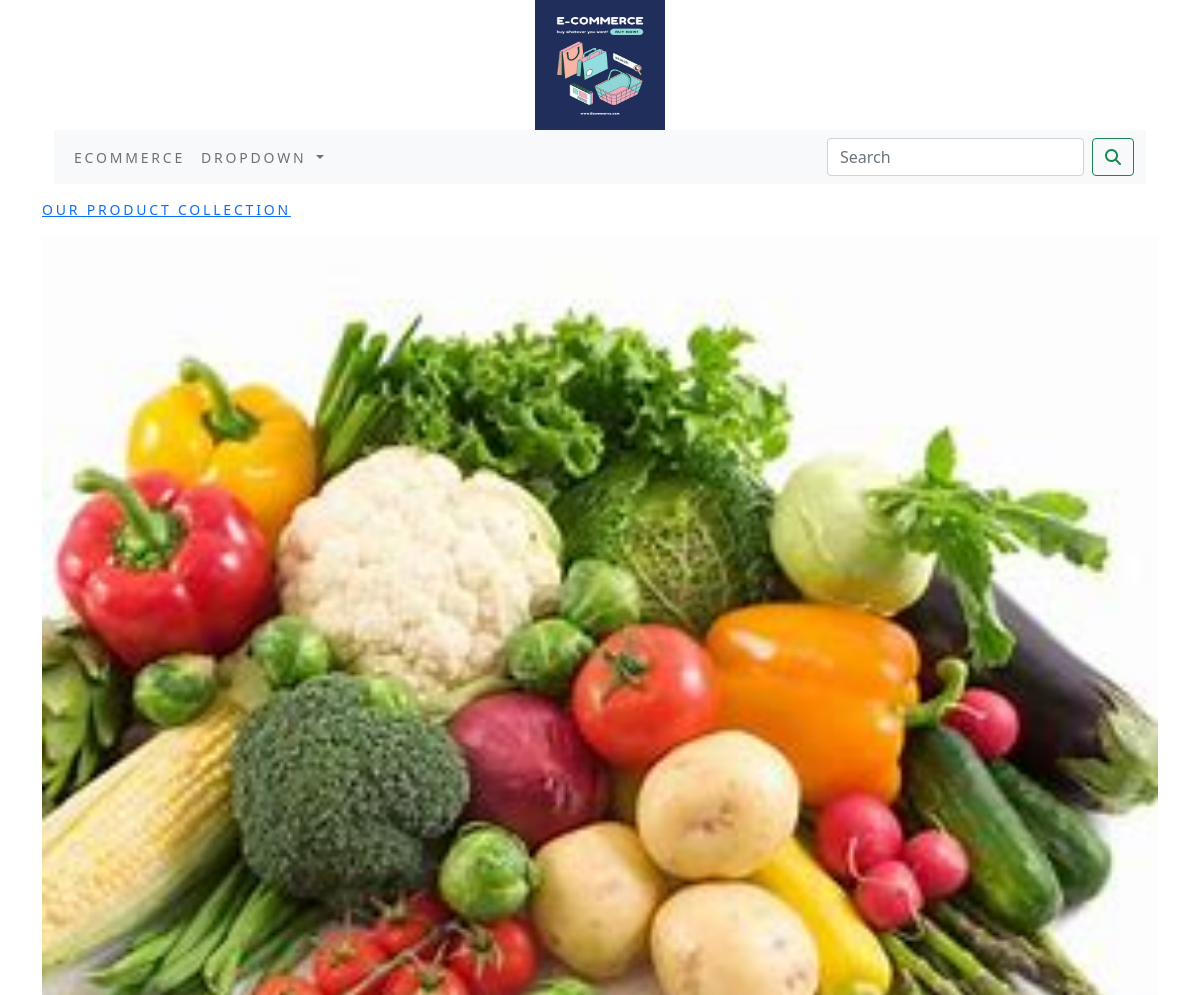
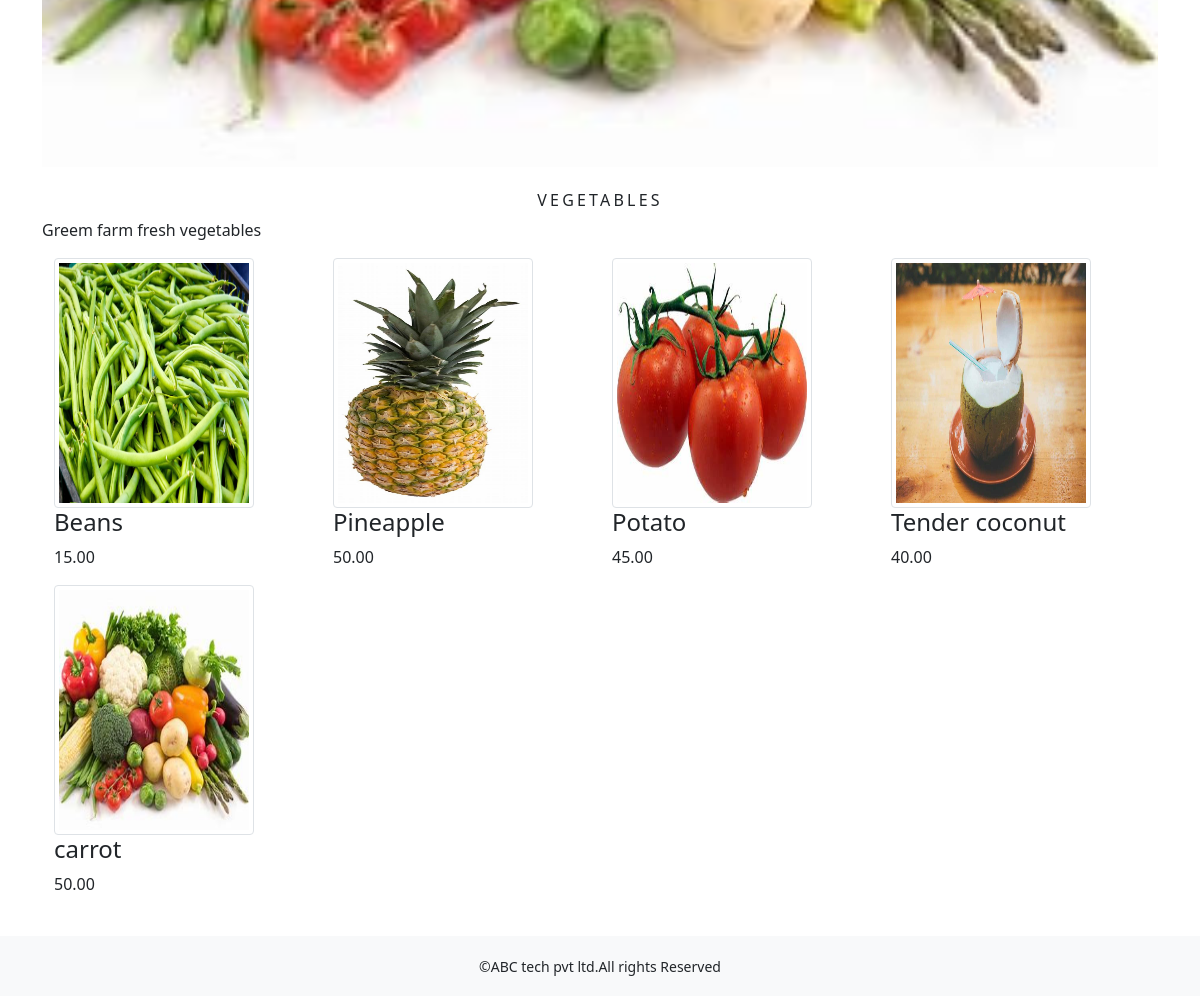
Screenshot of /shop/Vegetables/ with the database file from the repository (2 pictures, top to bottom).
### Ecommerceapp/models.py (models this page shows, shortened)
class Category(models.Model):
    name=models.CharField(max_length=250,unique=True)
    slug=models.SlugField(max_length=250,unique=True)
    description=models.TextField(blank=True)
    image=models.ImageField(upload_to='category',blank=True)
    class Meta:
        ordering=('name',)
        verbose_name='category'
        verbose_name_plural='categories'
    def get_url(self):
        return reverse('Ecommerceapp:products_by_category',args=[self.slug])

class Products(models.Model):
    name=models.CharField(max_length=250,unique=True)
    slug = models.SlugField(max_length=250, unique=True)
    description = models.TextField(blank=True)
    price = models.DecimalField(max_digits=10,decimal_places=2)
    category=models.ForeignKey(Category,on_delete=models.CASCADE)
    image = models.ImageField(upload_to='product', blank=True)
    stock=models.IntegerField()
    available=models.BooleanField(default=True)
    created=models.DateTimeField(auto_now_add=True)
    updated=models.DateTimeField(auto_now_add=True)
    def get_url(self):
        return reverse('Ecommerceapp:productCatdetail',args=[self.category.slug,self.slug])
    class Meta:
        ordering = ('name',)
        verbose_name = 'product'
        verbose_name_plural = 'products'

### Ecommerceapp/views.py (the view)
# urls.py: path('',views.allprocat,name='allprocat'),
def allprocat(request,c_slug=None):
    c_page=None
    products_list=None
    if c_slug!=None:
        c_page=get_object_or_404(Category,slug=c_slug)
        products_list=Products.objects.filter(category=c_page,available=True)
    else:
        products_list=Products.objects.all().filter(available=True)
    paginator=Paginator(products_list,8)
    try:
        page=int(request.GET.get('page','1'))
    except:
        page=1
    try:
        products=paginator.page(page)
    except(EmptyPage,InvalidPage):
        products=paginator.page(paginator.num_pages)
    return render(request,"category.html",{'category':c_page,'products':products})

### Ecommerceapp/context_processors.py (called while the page is built)
def menu_links(request):
    links=Category.objects.all()
    return dict(links=links)

### cart/context_processors.py (called while the page is built)
def counter(request):
    item_count=0
    if 'admin' in request.path:
        return {}
    else:
        try:
            cart=cart=Cart.objects.filter(cart_id=__cart_id(request))
            car_items=CartItem.objects.all().filter(cart=cart[:1])
            for cart_item in car_items:
                item_count += cart_item.quantity
        except Cart.DoesNotExist:
            item_count=0
    return dict(item_count=item_count)

### cart/views.py (called while the page is built)
def __cart_id(request):
    cart=request.session.session_key
    if not cart:
        cart=request.session.create()
    return cart

### templates/category.html (shortened to what this page needs)
{% extends 'base.html' %}
{% load static %}
{% block content %}
{% if category %}
    <div>
        <div class="row my_row_class">
            <div class="mx_auto">
                <p><a href="{% url 'Ecommerceapp:allprocat' %}" class="nav-item">Our product collection</a></p>
            </div>
        </div>
    </div>
    <div class="mx_auto">
        <img class="my_image" src="{{category.image.url}}" alt="{{category.name}}">
    </div>
    <br>
    <div>
        <h1 class="text-center my_title">{{category.name}}</h1>
        <p class="text-justify">{{category.description}}</p>
    </div>
{% endif %}
<div class="container">
<div class="row">
        {% for product in products.object_list %}
            <div class="col-md-3">
                <div>
                    <a href="{{product.get_url}}">
                        <img class="img-thumbnail" style="width:200px;height:250px;" src="{{product.image.url}}" alt="{{product.name}}"></a>
                    <div>
                        <h4>{{product.name}}</h4>
                        <p>{{product.price}}</p>
                    </div>
                </div>
                </div>
        {% endfor %}
</div>
    <br>
</div>
{% endblock %}

### static/css/custom.css (style rules this page uses)
.nav-item { letter-spacing: .2em; font-size: 14px; text-transform: uppercase; }
.my_row_class { padding-top: 15px; }
.my_row_class .mx_auto { color: #000; font-size: 12px; }
.my_title { font-size: 16px; text-transform: uppercase; letter-spacing: .2em; }
.my_image { width: 100%; height: auto; }

### rows the page displays
Category: image (picture), name "VEGETABLES", description "Greem farm fresh vegetables"
Products: image (picture), name "Beans", price "15.00"
Products: image (picture), name "Pineapple", price "50.00"
Products: image (picture), name "Potato", price "45.00"
Products: image (picture), name "Tender coconut", price "40.00"
Products: image (picture), name "carrot", price "50.00"
